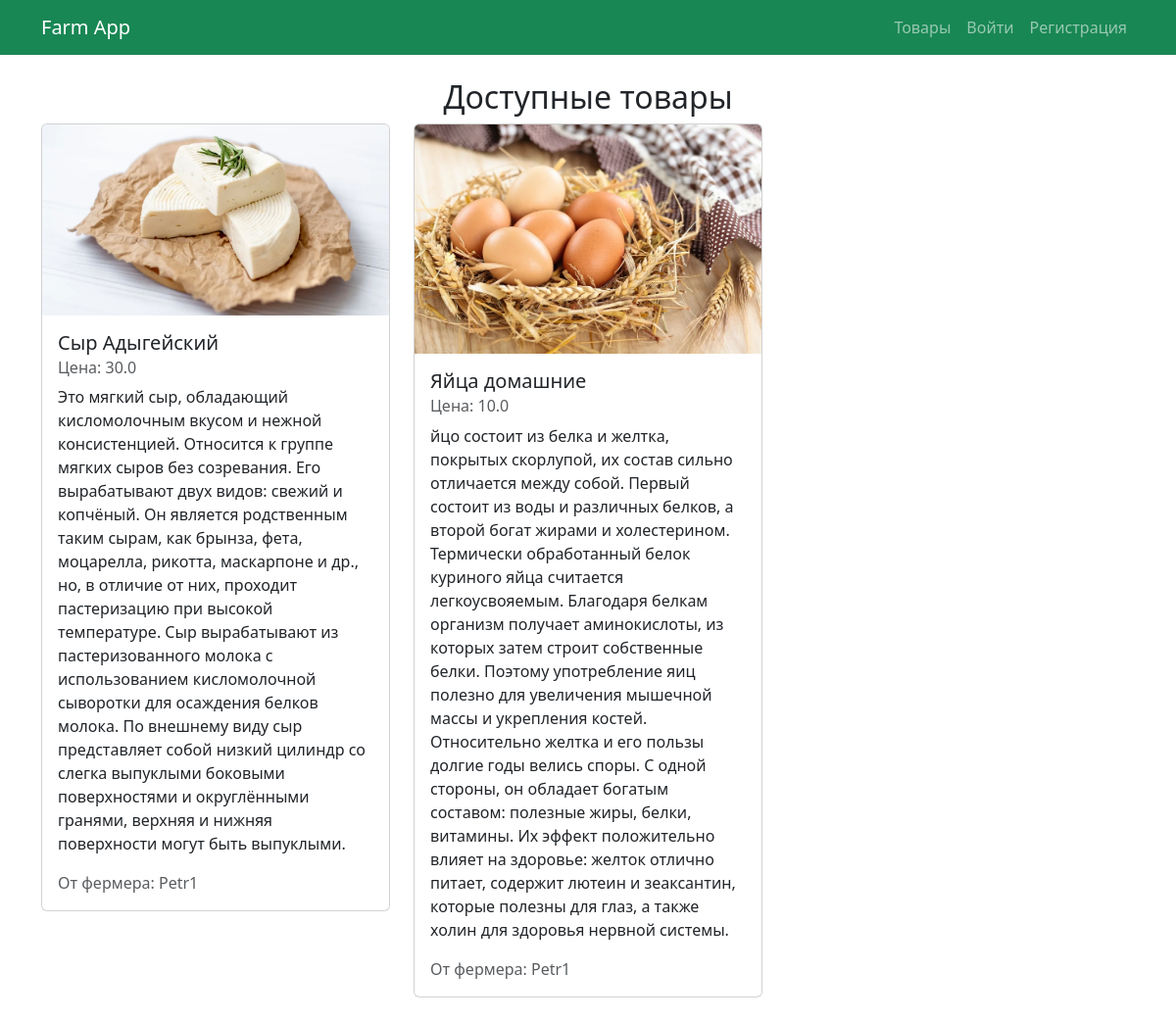
The page /products on the database as committed earlier.
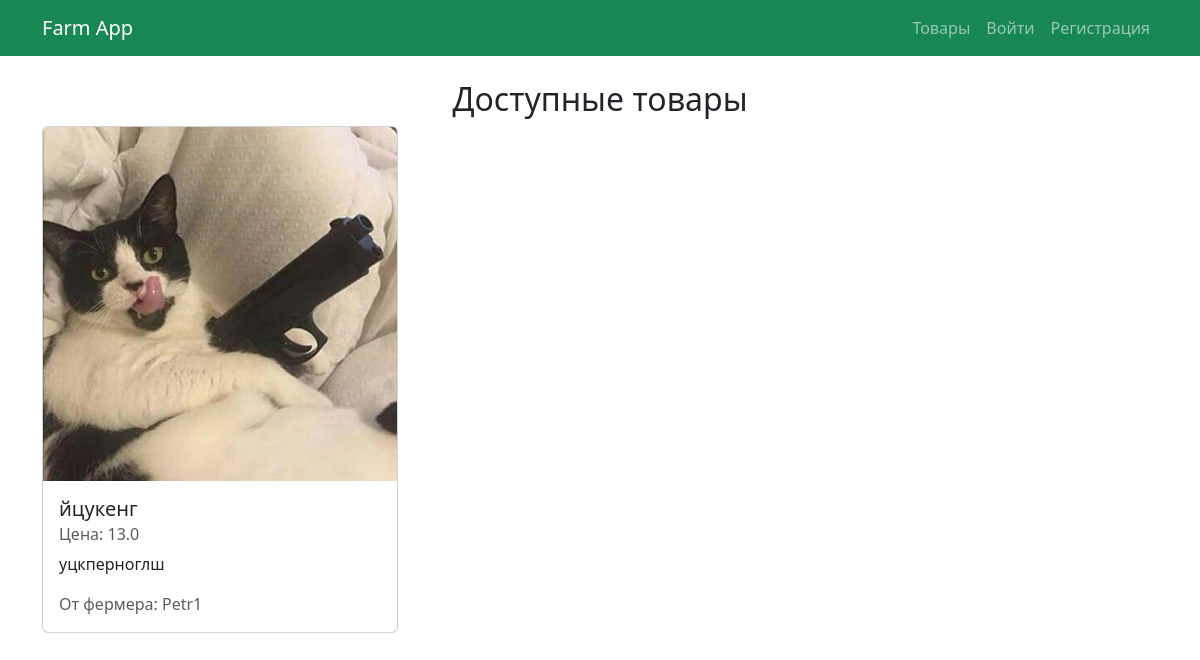
The same page on the database as committed later.
### app/models.py (models this page shows)
class Product(Base):
    __tablename__ = "products"
    id = Column(Integer, primary_key=True, index=True)
    name = Column(String, index=True)
    description = Column(Text)
    price = Column(Float)
    owner_id = Column(Integer, ForeignKey("users.id"))
    image_url = Column(String, nullable=True)
    created_at = Column(DateTime, default=datetime.utcnow)
    owner = relationship("User", back_populates="products")
    orders = relationship("Order", back_populates="product")

class User(Base):
    __tablename__ = "users"
    id = Column(Integer, primary_key=True, index=True)
    email = Column(String, unique=True, index=True)
    hashed_password = Column(String)
    full_name = Column(String)
    is_farmer = Column(Boolean, default=False)
    created_at = Column(DateTime, default=datetime.utcnow)
    products = relationship("Product", back_populates="owner")
    orders = relationship("Order", back_populates="customer")
    reviews = relationship("Review", back_populates="author")

### app/main.py (the view)
        @self.app.get("/products")
        def list_products(request: Request, db: Annotated[Session, Depends(self.get_db)]):
            products = db.query(models.Product).options(selectinload(models.Product.owner)).all()
            return self.templates.TemplateResponse("products.html", {"request": request, "products": products})

### app/templates/products.html (shortened to what this page needs)
{% extends "base.html" %}
{% block content %}
<h2 class="text-center">Доступные товары</h2>
<div class="row">
    {% for product in products %}
    <div class="col-md-4 mb-4">
        <div class="card">
            <a href="/products/{{ product.id }}">
                {% if product.image_url %}
                <img src="{{ product.image_url }}" class="card-img-top" alt="{{ product.name }}">
                {% endif %}
            </a>
            <div class="card-body">
                <h5 class="card-title">{{ product.name }}</h5>
                <h6 class="card-subtitle mb-2 text-muted">Цена: {{ product.price }}</h6>
                <p class="card-text">{{ product.description }}</p>
                <p class="card-text text-muted">От фермера: {{ product.owner.full_name }}</p>
            </div>
        </div>
    </div>
    {% else %}
    <p class="text-center">Пока нет доступных товаров.</p>
    {% endfor %}
</div>
{% endblock %}

### app/templates/base.html (shortened to what this page needs)
<!doctype html>
<html lang="ru">
<head>
    <link href="https://cdn.jsdelivr.net/npm/bootstrap@5.3.3/dist/css/bootstrap.min.css" rel="stylesheet">
</head>
<body>
    <nav class="navbar navbar-expand-lg navbar-dark bg-success">
        <div class="container">
            <a class="navbar-brand" href="/">Farm App</a>
            <div class="collapse navbar-collapse" id="navbarNav">
                <ul class="navbar-nav ms-auto">
                    <li class="nav-item">
                        <a class="nav-link" href="/products">Товары</a>
                    </li>
                    {% if request.session.get("user_id") %}
                    <li class="nav-item">
                        <a class="nav-link" href="/orders">Мои заказы</a>
                    </li>
                    {% if request.session.get("is_farmer") %}
                    <li class="nav-item">
                        <a class="nav-link" href="/farmer">Кабинет фермера</a>
                    </li>
                    {% endif %}
                    <li class="nav-item">
                        <a class="nav-link" href="/logout">Выйти</a>
                    </li>
                    {% else %}
                    <li class="nav-item">
                        <a class="nav-link" href="/login">Войти</a>
                    </li>
                    <li class="nav-item">
                        <a class="nav-link" href="/register">Регистрация</a>
                    </li>
                    {% endif %}
                </ul>
            </div>
        </div>
    </nav>
    <div class="container mt-4">
        {% block content %}
        {% endblock %}
    </div>
</body>
</html>

Rows that differ between the two databases and show on the page:
removed Product: image_url (picture), name "Сыр Адыгейский", price "30.0", description "Это мягкий сыр, обладающий кисломолочным вкусом и нежной консистенцией. Относится к группе мягких сыров без созревания. Его вырабатывают двух видов: свежий и копчёный. Он является родственным таким сырам, как брынза, фета, моцарелла, рикотта, маскарпоне и др., но, в отличие от них, проходит пастеризацию при высокой температуре. Сыр вырабатывают из пастеризованного молока с использованием кисломолочной сыворотки для осаждения белков молока. По внешнему виду сыр представляет собой низкий цилиндр со слегка выпуклыми боковыми поверхностями и округлёнными гранями, верхняя и нижняя поверхности могут быть выпуклыми.", owner.full_name "Petr1"
removed Product: image_url (picture), name "Яйца домашние", price "10.0", description "йцо состоит из белка и желтка, покрытых скорлупой, их состав сильно отличается между собой. Первый состоит из воды и различных белков, а второй богат жирами и холестерином. Термически обработанный белок куриного яйца считается легкоусвояемым. Благодаря белкам организм получает аминокислоты, из которых затем строит собственные белки. Поэтому употребление яиц полезно для увеличения мышечной массы и укрепления костей. Относительно желтка и его пользы долгие годы велись споры. С одной стороны, он обладает богатым составом: полезные жиры, белки, витамины. Их эффект положительно влияет на здоровье: желток отлично питает, содержит лютеин и зеаксантин, которые полезны для глаз, а также холин для…", owner.full_name "Petr1"
added Product: image_url (picture), name "йцукенг", price "13.0", description "уцкперноглш", owner.full_name "Petr1"
